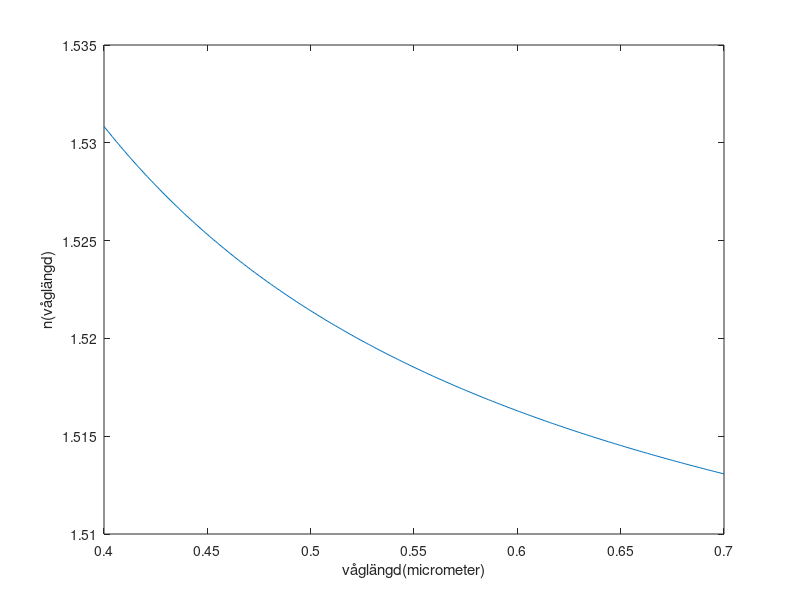

Reproduce this figure in MATLAB.
a = 0.4:0.001:0.7;
A = a ;%* 10^-9;
a1 = 2.271176;
a2 = -9.700709 * 10^-3;
a3 = 0.0110971;
a4 = 4.622809*10^-5;
a5 = 1.616105*10^-5;
a6 = -8.285043*10^-7;
A2 = A.^2
A4 = A.^4
A6 = A.^6
A8 = A.^8
n = sqrt(a1 + a2 .* A2 + a3./A2 + a4./A4 + a5./A6 + a6./A8)
figure
plot(A,n)
xlabel('våglängd(micrometer)')
ylabel('n(våglängd)')